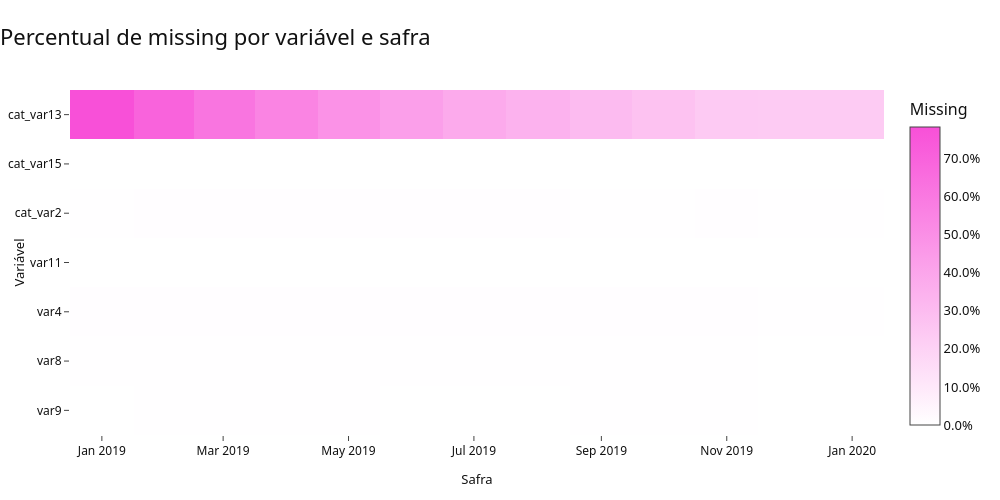

Notebook cell for this chart:
### Markdown cell above
## Resultados

### Os padrões de missing mudaram entre as safras?

### Code cell
variaveis_missing = base.columns[base.isna().any()].tolist()
variaveis_missing.remove('safra') if 'safra' in variaveis_missing else None
tabela_missing_safra = (base.groupby('safra')[variaveis_missing].agg(lambda s: s.isna().mean())
                        .reset_index().melt(id_vars='safra', var_name='variavel', value_name='percentual_missing'))
resumo_missing = (tabela_missing_safra.groupby('variavel')['percentual_missing']
                  .agg(missing_minimo='min', missing_maximo='max', amplitude='max').reset_index())
resumo_missing['amplitude'] = resumo_missing['missing_maximo'] - resumo_missing['missing_minimo']
display(resumo_missing.sort_values('amplitude', ascending=False).style.format({
    'missing_minimo': '{:.2%}', 'missing_maximo': '{:.2%}', 'amplitude': '{:.2%}'}))
matriz_missing = tabela_missing_safra.pivot(index='variavel', columns='safra', values='percentual_missing')
fig_missing = px.imshow(
    matriz_missing, aspect='auto', color_continuous_scale=[CORES['fundo'], CORES['destaque']],
    labels={'x': 'Safra', 'y': 'Variável', 'color': 'Missing'}, zmin=0, zmax=matriz_missing.max().max(),
)
aplicar_layout_executivo(fig_missing, 'Percentual de missing por variável e safra',
                         titulo_eixo_x='Safra', titulo_eixo_y='Variável', altura=500)
fig_missing.update_coloraxes(colorbar_tickformat='.1%')
fig_missing.show()
salvar_grafico(fig_missing, '01_03_missing_por_safra', PASTA_FIGURAS, salvar_png=False)
cat13 = tabela_missing_safra.query("variavel == 'cat_var13'").sort_values('safra')
display(Markdown(
    f"**Análise/Interpretação:** `cat_var13` apresenta mudança estrutural gradual: o missing cai de "
    f"**{cat13.iloc[0].percentual_missing:.2%}** para **{cat13.iloc[-1].percentual_missing:.2%}** "
    f"(amplitude de **{cat13.percentual_missing.max()-cat13.percentual_missing.min():.2%}**). "
    "As demais variáveis têm ausência baixa e comparativamente estável. Este é um achado descritivo: não demonstra "
    "leakage nem define remoção, imputação ou criação de categoria. O comportamento deverá ser considerado na preparação e seleção futuras."
))

### Figure 1 — Plotly figure (JSON) as saved in the notebook; plotly's stock layout.template omitted (floating-point values rounded to 4 significant figures)
{"data": [{"coloraxis": "coloraxis", "hovertemplate": "Safra: %{x}<br>Variável: %{y}<br>Missing: %{z}<extra></extra>", "name": "0", "type": "heatmap", "x": ["2019-01-01T00:00:00.000000", "2019-02-01T00:00:00.000000", "2019-03-01T00:00:00.000000", "2019-04-01T00:00:00.000000", "2019-05-01T00:00:00.000000", "2019-06-01T00:00:00.000000", "2019-07-01T00:00:00.000000", "2019-08-01T00:00:00.000000", "2019-09-01T00:00:00.000000", "2019-10-01T00:00:00.000000", "2019-11-01T00:00:00.000000", "2019-12-01T00:00:00.000000", "2020-01-01T00:00:00.000000"], "xaxis": "x", "y": ["cat_var13", "cat_var15", "cat_var2", "var11", "var4", "var8", "var9"], "yaxis": "y", "z": [[0.7833, 0.6992, 0.6157, 0.5525, 0.486, 0.4294, 0.3799, 0.3449, 0.3058, 0.2729, 0.2375, 0.235, 0.2321], [0.0, 0.0, 0.0, 0.0, 7.051e-05, 6.895e-05, 0.0, 0.0, 0.0, 0.0, 0.0, 5.735e-05, 0.0], [0.006386, 0.006793, 0.007546, 0.007233, 0.007192, 0.007723, 0.007699, 0.00725, 0.006446, 0.006611, 0.006976, 0.005391, 0.003712], [0.0, 0.0, 0.0, 7.233e-05, 0.0, 0.0001379, 6.753e-05, 0.0, 0.0, 0.0, 0.0, 0.0, 0.0], [0.008826, 0.008744, 0.008634, 0.008463, 0.008532, 0.009239, 0.009319, 0.007897, 0.007686, 0.008492, 0.007611, 0.006653, 0.005459], [0.003086, 0.003613, 0.002757, 0.003255, 0.00275, 0.002758, 0.002904, 0.002395, 0.003099, 0.002911, 0.002768, 0.002179, 0.001474], [0.002153, 0.002818, 0.002249, 0.002604, 0.002538, 0.001793, 0.002229, 0.002201, 0.002603, 0.002426, 0.002364, 0.00195, 0.001146]]}], "layout": {"coloraxis": {"autocolorscale": false, "cmax": 0.7833, "cmin": 0, "colorbar": {"tickformat": ".1%", "title": {"text": "Missing"}}, "colorscale": [[0.0, "#FFFFFF"], [1.0, "#F850D8"]]}, "height": 500, "hovermode": "closest", "showlegend": true, "title": {"text": "Percentual de missing por variável e safra"}, "width": 1000, "xaxis": {"anchor": "y", "domain": [0.0, 1.0], "title": {"text": "Safra"}}, "yaxis": {"anchor": "x", "autorange": "reversed", "domain": [0.0, 1.0], "title": {"text": "Variável"}}}}
